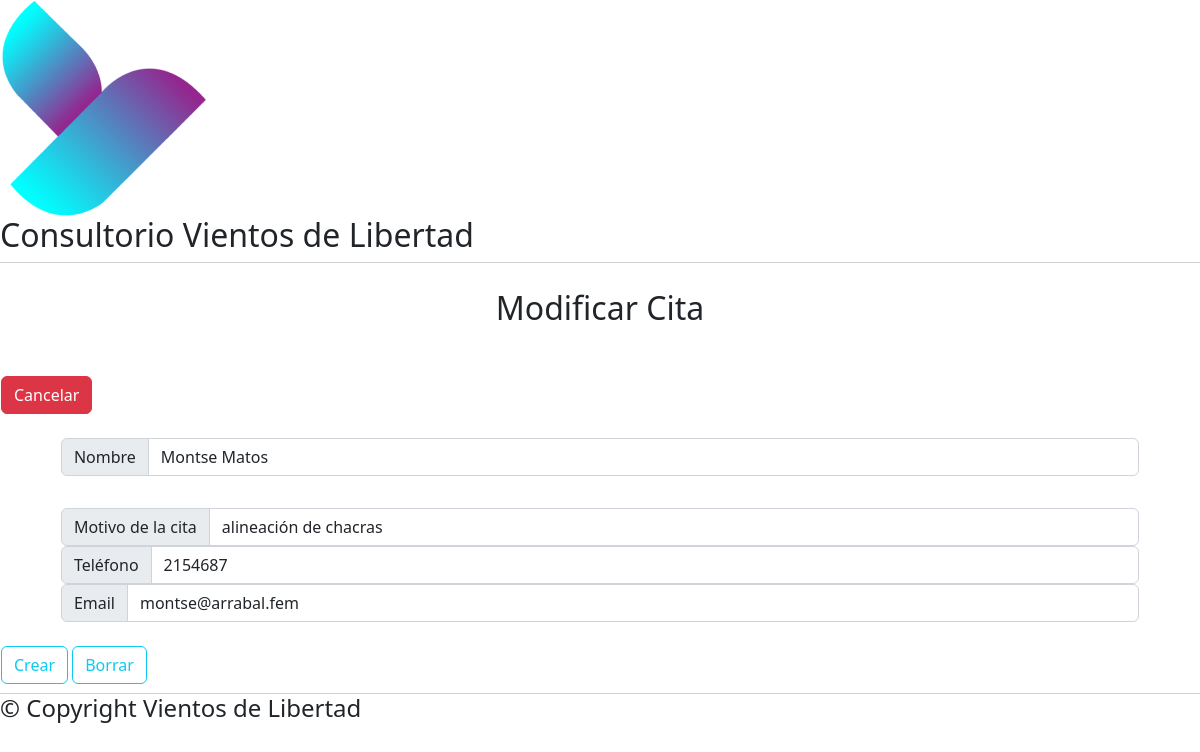
Page /src/index.php?action=edit&id=8 on the committed database.
### tables this page shows
CREATE TABLE `appointments` (
  `id` int(11) NOT NULL,
  `client` varchar(255) NOT NULL,
  `issue` text NOT NULL,
  `phone` int(11) DEFAULT NULL,
  `email` varchar(255) NOT NULL,
  `dateTime` date NOT NULL DEFAULT current_timestamp()
);

### src/Core/View.php (called while the page is built, shortened)
<?php
class View{
    public function __construct($view, $data = null){
        require_once("src/Views/$view.php");
    }
}

### src/index.php (called while the page is built, shortened)
<?php
$controller = new ClientController();

### src/Models/Client.php (called while the page is built, shortened)
<?php
class Client{
    private ?int $id;
    private string $client;
    private string $issue;
    private ?int $phone;
    private string $email;
    private $table = "appointments";
    private $database;
    public function __construct(int $id = null, string $client = '', string $issue = '', int $phone = null, string $email = '', string $dateTime = null){
        $this->id = $id;
        $this->client = $client;
        $this->issue = $issue;
        $this->phone = $phone;
        $this->email = $email;
        if(!$this->database){
            $this->database = new Database();
        }
    }
    public function getClient(){
        return $this->client;
    }
    public function getIssue(){
        return $this->issue;
    }
    public function getPhone(){
        return $this->phone;
    }
    public function getEmail(){
        return $this->email;
    }
    public function getId(){
        return $this->id;
    }
    public function findById($id){
        $query = $this->database->mysql->query("SELECT * FROM `{$this->table}` WHERE `id`= {$id}");
        $result = $query->fetchAll();
        return new Client($result[0]["id"], $result[0]["client"], $result[0]["issue"], $result[0]["phone"], $result[0]["email"], $result[0]["dateTime"]);
    }
}

### src/Database.php (called while the page is built, shortened)
<?php
class Database {
    public function __construct(){
        try{
            $this->mysql = $this->getConnection();
        }
        catch (PDOException $e){
            echo "Conexión Fallida : " . $e->getMessage();
        }
    }
    private function getConnection(){
        $host = "localhost";
        $user = "root";
        $password = "";
        $database = "vientosdelibertadbbdd";
        $charset = "utf-8";
        $options = [PDO::ATTR_DEFAULT_FETCH_MODE => PDO::FETCH_ASSOC];
        $pdo = new PDO("mysql:host={$host};dbname={$database};charset{$charset}", $user, $password, $options);
        $pdo->setAttribute(PDO::ATTR_ERRMODE, PDO::ERRMODE_EXCEPTION);
        return $pdo;
    }
}

### src/Views/editClient.php (the view, shortened to what this page needs)
<?php
require_once("Components/layout.php");
require_once("Components/header.php");
?>
<body>
    <div class="edit row justify-content-center">
        <main class="card" style="width: 100%; height:27rem; display:flex; justify-content:center;">
        <h2 class="text-center" style="margin-Bottom: 3rem; margin-top: 1rem;">Modificar Cita</h2>
        <a href="./index.php"><button type="button" class="btn btn-danger">Cancelar</button></a><br>
            <form class="justify-content-center " action='?action=update&id=<?php echo $data["client"]->getId() ?>' method="post">
            <div class="input-group" style=" margin-bottom: 2rem; width: 90%; margin-left: 5%;">
                <span class="input-group-text">Nombre</span>
                <input class="form-control" type="text" name="client" required value='<?php echo $data["client"]->getClient() ?>'>
            </div>
            <div class="input-group" style="width: 90%; margin-left: 5%;">
                <span class="input-group-text">Motivo de la cita</span>
                <input class="form-control" area-label="With textarea" type="text" name="issue" required value='<?php echo $data["client"]->getIssue() ?>'>
            </div>
            <div class="input-group" style="width: 90%; margin-left: 5%;">
                <span class="input-group-text">Teléfono</span>
                <input class="form-control" area-label="With textarea" type="text" name="phone" required value='<?php echo $data["client"]->getPhone() ?>'>
            </div>
            <div class="input-group" style="width: 90%; margin-left: 5%;">
                <span class="input-group-text">Email</span>
                <input class="form-control" area-label="With textarea" type="text" name="email" required value='<?php echo $data["client"]->getEmail() ?>'>
            </div><br>
                <input class="btn btn-outline-info" type="submit" value="Crear">
                <input class="btn btn-outline-info" type="reset" value="Borrar">
            </div>
    <?php
        require_once("Components/footer.php");
    ?>
</body>

### rows in the picture
appointments: client "Montse Matos", issue "alineación de chacras", phone "2154687", email "montse@arrabal.fem"
